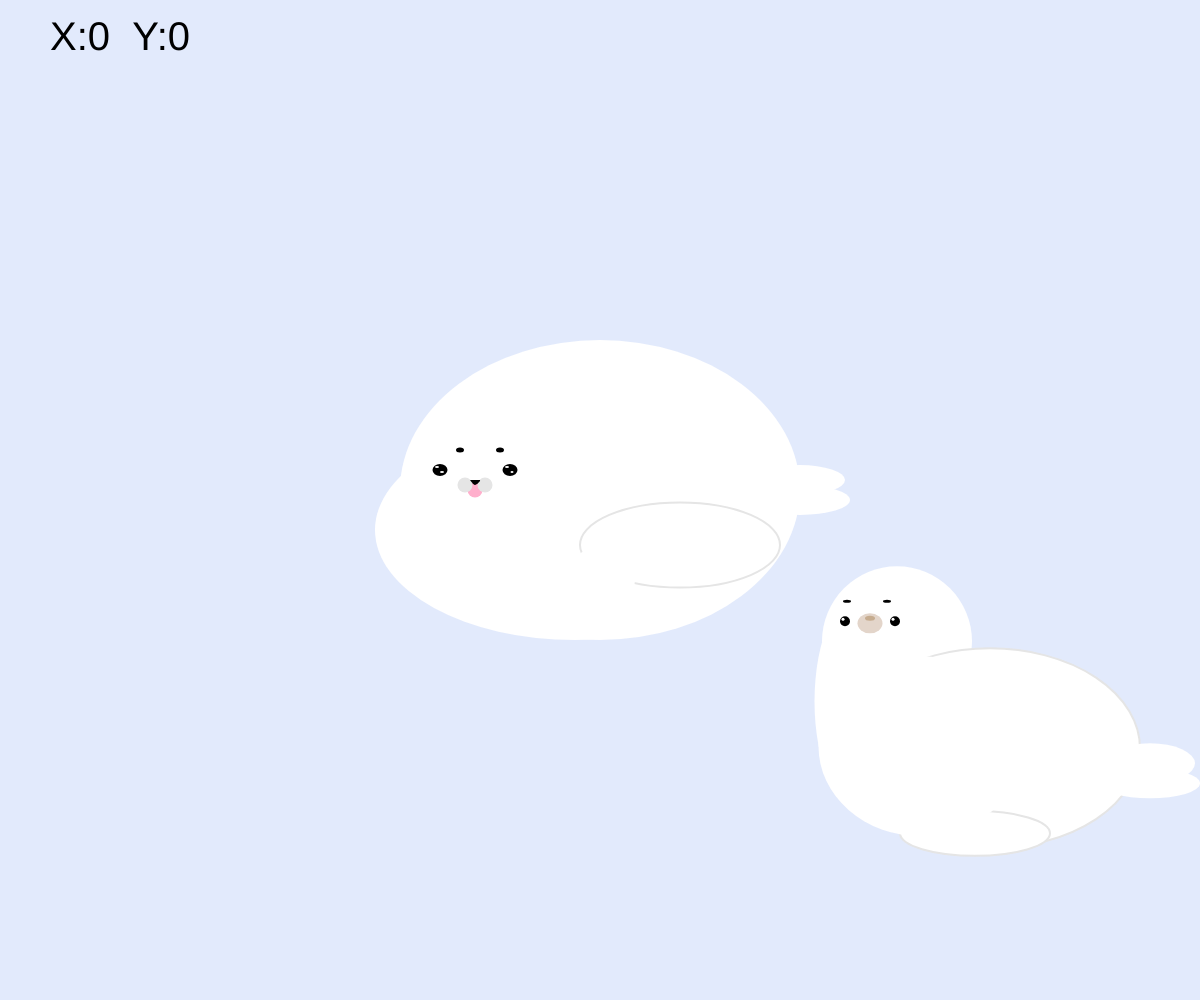
Frame 1 (no input)
Frame 60 (no input): identical to frame 1, image omitted
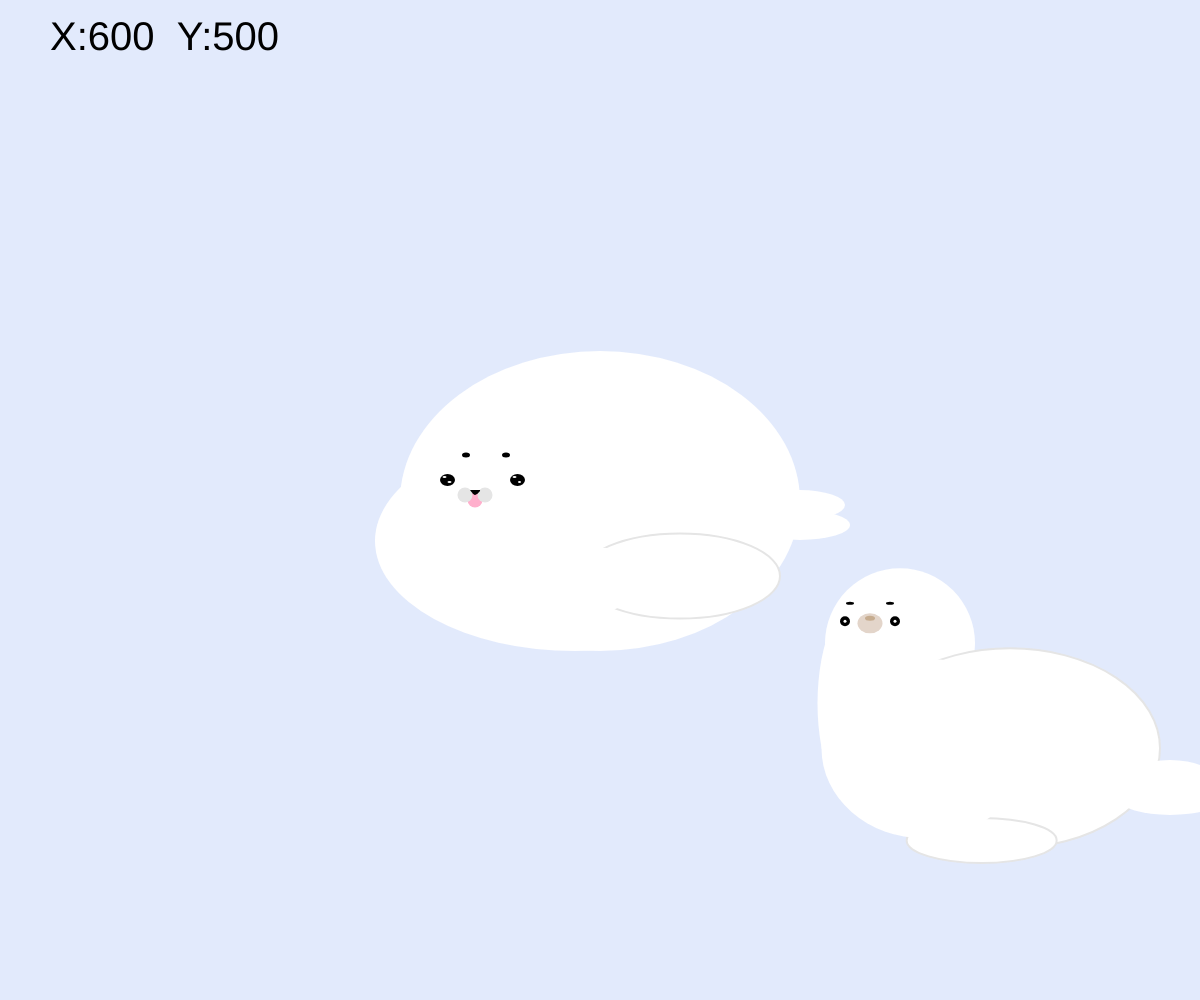
Frame 120 (the mouse pressed at the canvas centre since frame 60)

The p5.js sketch that drew these frames (run headless with seeded random() and noise() and a simulated clock; from frame 60 on, the mouse is pressed at the canvas centre):

// p5.js sketch
// ── sketch.js
function setup() {
  createCanvas(windowWidth,windowHeight);
}

function draw() {
  background("#E2EAFC");
  textSize(40)
  text("X:"+mouseX+"  Y:"+mouseY,50,50)
  
  push()
    translate(width/2,height/2)
    fill("#FF1E6")
    noStroke()
    ellipse(0,0+map(mouseY,0,height,-10,12),400,300)
    ellipse(-25,40+map(mouseY,0,height,-10,12),400,220)
    ellipse(-10+map,0+map(mouseY,0,height,-10,12),400,300)//左
    ellipse(200,-20+mouseY/20,90,30)//up tail
    ellipse(200,0+mouseY/20,100,30)//down tail
    
    fill(0)
    ellipse(-160+mouseX/80,-30+mouseY/50,15,12)//lefe eye B
    ellipse(-90+mouseX/80,-30+mouseY/50,15,12)//right eye B 
    ellipse(-140+mouseX/100,-50+mouseY/100,8,5)//眉毛左
    ellipse(-100+mouseX/100,-50+mouseY/100,8,5)//眉毛右
    
    fill(255)
    ellipse(-163+mouseX/80,-33+mouseY/50,4,2)//lefe eye W U
    ellipse(-93+mouseX/80,-33+mouseY/50,4,2)//right eye W U
    ellipse(-158+mouseX/80,-28+mouseY/50,4,2)//lefe eye W D
    ellipse(-88+mouseX/80,-28+mouseY/50,3,2)//right eye W D
    
    noStroke()
    fill("#FFAFCC")
    ellipse(-125,-10+mouseY/50,15)//mouth pinck

    noStroke()
    strokeWeight(2)
    fill("#E5E5E5")
    ellipse(-115,-15+mouseY/50,15)//mouth right
    ellipse(-135,-15+mouseY/50,15)//moutk left

    stroke("#E5E5E5")
    fill("#FF1E6")
    ellipse(80,95+map(mouseY,0,height,-50,12),200,85)//hand
    
    fill("#FF1E6")
    noStroke()
    ellipse(0,80,70,65)//遮手
  

beginShape() //nose           
   fill(0)
   curveVertex(-130,-20+mouseY/50) 
   curveVertex(-120,-20+mouseY/50)  
   curveVertex(-125,-15+mouseY/50)
endShape(CLOSE)
   
   translate(width/3,height/3)
   fill("#FF1E6")
   noStroke()
   ellipse(-100+map(mouseX,0,width,-3,3),-190+map(mouseY,0,height,-2,2),150)//head
   //fill(0)
   ellipse(-130+map(mouseX,0,width,-3,3),-130+map(mouseY,0,height,-2,2),105,230)//left body
   stroke("#E5E5E5")
   ellipse(-10+mouseX/30,-85,300,200)//right body
   fill("#FF1E6")
   noStroke()
   ellipse(150+mouseX/30,-50+mouseY/30,100,30)//D taill
   ellipse(150+mouseX/30,-70+mouseY/30,90,40)//U taill
   //fill(0)
   fill("#FF1E6")
   stroke("#E5E5E5")
   ellipse(-25+mouseX/90,0+mouseY/70,150,45)//hand
   fill("#FF1E6")
   noStroke()
   ellipse(-76+map(mouseX,0,width,-3,3),-85+map(mouseY,0,height,-2,2),205,180)//middle body
   
   fill("#E3D5CA")
   ellipse(-130,-210,25,20)//big nose
   fill("#C6AC8F")
   ellipse(-130,-215,10,5)//small nose

   fill(0)
   ellipse(-150+map(mouseX,0,width,-3,3),-230+map(mouseY,0,height,-2,2),8,3)//眉眉毛 L
   ellipse(-110+map(mouseX,0,width,-3,3),-230+map(mouseY,0,height,-2,2),8,3)//眉眉毛 R
   ellipse(-155,-212,10)//eye L
   ellipse(-105,-212,10)//eye R
   
   fill("#FF1E6")
   ellipse(-155+map(mouseX,0,width,-2,2),-212+map(mouseY,0,height,-2,2),3)//eye L
   ellipse(-105+map(mouseX,0,width,-2,2),-212+map(mouseY,0,height,-2,2),3)//eye R




pop()


  }

 
